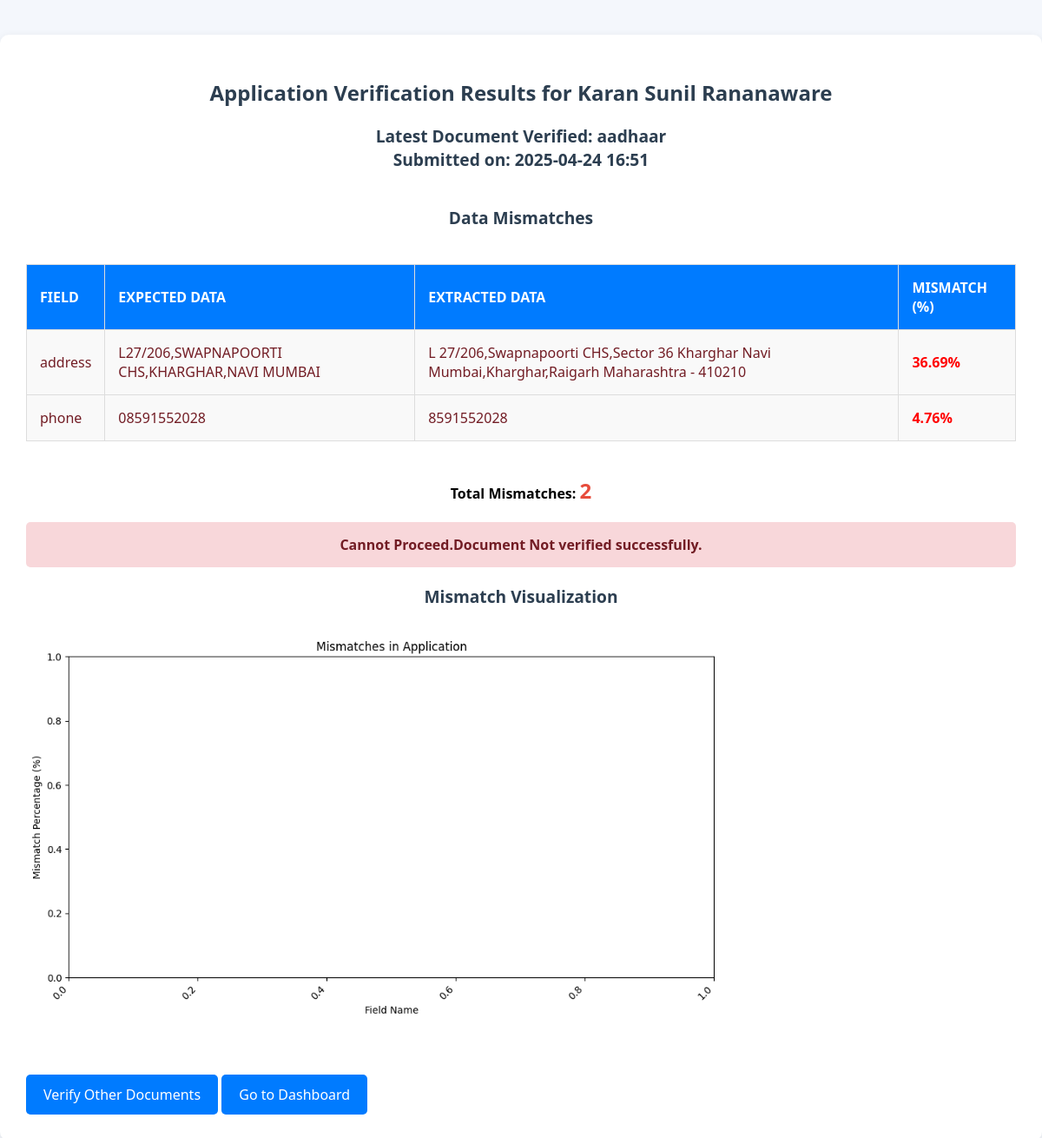
Page /results/1/ (signed in) on the committed database.
### rac_idp/models.py (models this page shows, shortened)
class Applicant(models.Model):
    user = models.OneToOneField(User, on_delete=models.CASCADE)
    name = models.CharField(max_length=255, null=True, blank=True)
    name_devnagiri = models.CharField(max_length=255, null=True, blank=True)
    date_of_birth = models.DateField(null=True, blank=True)
    phone = models.CharField(max_length=15, null=True, blank=True)
    address = models.TextField(null=True, blank=True)
    caste_category = models.CharField(max_length=10, null=True, blank=True)
    aadhar_number = models.CharField(max_length=12, unique=True, null=True, blank=True)
    state = models.CharField(max_length=100, null=True, blank=True)
    district = models.CharField(max_length=100, null=True, blank=True)
    tehsil_taluka = models.CharField(max_length=100, null=True, blank=True)
    pincode = models.CharField(max_length=10, null=True, blank=True)
    ews_certificate_number = models.CharField(max_length=50, null=True, blank=True)
    ews_issuing_authority = models.CharField(max_length=100, null=True, blank=True)
    ews_date_of_issue = models.DateField(null=True, blank=True)
    ews_validity_period = models.DateField(null=True, blank=True)
    ews_family_income = models.DecimalField(max_digits=10, decimal_places=2, null=True, blank=True)
    ews_family_assets = models.TextField(null=True, blank=True)
    ews_certificate_document = models.FileField(upload_to="documents/ews/", null=True, blank=True)
    caste_certificate_number = models.CharField(max_length=50, null=True, blank=True)
    caste_issuing_authority = models.CharField(max_length=100, null=True, blank=True)
    caste_date_of_issue = models.DateField(null=True, blank=True)
    caste_validity_period = models.DateField(null=True, blank=True)
    caste_certificate_document = models.FileField(upload_to="documents/caste/", null=True, blank=True)
    income_certificate_number = models.CharField(max_length=50, null=True, blank=True)
    income_issuing_authority = models.CharField(max_length=100, null=True, blank=True)
    income_date_of_issue = models.DateField(null=True, blank=True)
    income_validity_period = models.DateField(null=True, blank=True)
    annual_family_income = models.DecimalField(max_digits=10, decimal_places=2, null=True, blank=True)
    income_certificate_document = models.FileField(upload_to="documents/income/", null=True, blank=True)
    university = models.CharField(max_length=255, null=True, blank=True)
    course = models.CharField(max_length=255, null=True, blank=True)
    year_of_passing = models.IntegerField(null=True)
    percentage = models.FloatField(null=True, blank=True)
    marksheet_document = models.FileField(upload_to="documents/marksheet/", null=True, blank=True)
    aadhaar_document = models.FileField(upload_to="documents/aadhaar/", null=True, blank=True)

class ApplicationResult(models.Model):
    DOCUMENT_TYPE_CHOICES = [
        ('aadhaar', 'Aadhaar'),
        ('marksheet', 'Marksheet'),
        ('ews', 'EWS Certificate'),
        ('income', 'Income Certificate'),
        ('caste', 'Caste Certificate'),
    ]
    applicant = models.ForeignKey(Applicant, on_delete=models.CASCADE)
    application_date = models.DateTimeField(auto_now_add=True)
    document_type = models.CharField(max_length=50, choices=DOCUMENT_TYPE_CHOICES)
    extracted_data = models.JSONField(null=True, blank=True)
    expected_json = models.JSONField(null=True, blank=True)
    mismatches = models.JSONField(null=True, blank=True)
    mismatch_percentage = models.FloatField(null=True, blank=True)
    mismatch_plot_path = models.CharField(max_length=255, null=True, blank=True)
    timestamp = models.DateTimeField(auto_now_add=True)

### rac_idp/views.py (the view, shortened to what this page needs)
# urls.py: path("results/<int:applicant_id>/", views.applicant_results, name="applicant_results"),
@login_required
def applicant_results(request, applicant_id):
    applicant = get_object_or_404(Applicant, id=applicant_id, user=request.user)
    application_result = ApplicationResult.objects.filter(applicant_id=applicant_id).order_by('-timestamp').first()
    extracted_data = json.loads(application_result.extracted_data) if application_result.extracted_data else {}
    expected_data = json.loads(application_result.expected_json) if application_result.expected_json else {}
    mismatches = json.loads(application_result.mismatches) if application_result.mismatches else {}
    formatted_mismatches = []
    for field, details in mismatches.get("mismatches", {}).items():
        formatted_mismatches.append({
            "field": field,
            "expected": details.get("Expected", ""),
            "extracted": details.get("Extracted", ""),
            "mismatch_percentage": details.get("Mismatch %", 0),
        })
    mismatch_plot_url = None
    if mismatches:
        mismatch_plot_path = visualize_mismatches(mismatches, applicant.id)
        if mismatch_plot_path:
            mismatch_plot_url = settings.MEDIA_URL + os.path.basename(mismatch_plot_path)
            application_result.mismatch_plot_path = mismatch_plot_url
            application_result.save()
    return render(request, "results.html", {
        "applicant": applicant,
        "application_results": [application_result],  # Use list to keep template logic simple
        "formatted_mismatches": formatted_mismatches,
        "mismatch_plot_path": mismatch_plot_url,
    })

### rac_idp/templates/results.html (shortened to what this page needs)
<!DOCTYPE html>
<html lang="en">
<head>
</head>
<body>
     <div class="container">
        <h2>Application Verification Results for {{ applicant.name }}</h2>
        {% if application_results %}
            <div class="section">
                <h3>Latest Document Verified: {{ application_results.0.document_type }} <br> Submitted on: {{ application_results.0.timestamp|date:"Y-m-d H:i" }}</h3>
            </div>
            <div class="section">
                <h3>Data Mismatches</h3>
                <div class="table-container">
                    <table>
                        <thead>
                            <tr>
                                <th>Field</th>
                                <th>Expected Data</th>
                                <th>Extracted Data</th>
                                <th>Mismatch (%)</th>
                            </tr>
                        </thead>
                        <tbody>
                            {% for mismatch in formatted_mismatches %}
                                <tr class="{% if mismatch.mismatch_percentage > 0 %} mismatched {% else %} matched {% endif %}">
                                    <td>{{ mismatch.field }}</td>
                                    <td>{{ mismatch.expected }}</td>
                                    <td>{{ mismatch.extracted }}</td>
                                    <td>
                                        {% if mismatch.mismatch_percentage > 0 %}
                                            <strong style="color: red;">{{ mismatch.mismatch_percentage }}%</strong>
                                        {% else %}
                                            <strong style="color: green;">0% (Matched)</strong>
                                        {% endif %}
                                    </td>
                                </tr>
                            {% endfor %}
                        </tbody>
                    </table>
                </div>
            </div>
            {% if formatted_mismatches %}
                <div class="mismatch-summary">
                    <p>Total Mismatches: <span>{{ formatted_mismatches|length }}</span></p>
                    <div class="alert">
                        Cannot Proceed.Document Not verified successfully.
                    </div>
                </div>
            {% else %}
                <div class="alert">
                    No mismatches found. All data matched successfully!
                </div>
                <a href="#" class="button">Proceed</a>
            {% endif %}
            <div class="section">
                <h3>Mismatch Visualization</h3>
                {% if mismatch_plot_path %}
                    <img src="{{ mismatch_plot_path }}" alt="Mismatch Chart">
                {% else %}
                    <p style="text-align: center; color: green;">No visualization needed as all data matched.</p>
                {% endif %}
            </div>
        {% else %}
            <div class="alert">
                No verification results found for this applicant.
            </div>
        {% endif %}
        <a href="{% url 'verify_document' applicant.id %}" class="button">Verify Other Documents</a>
        <a href="{% url 'applicant_dashboard'  %}" class="button">Go to Dashboard</a>
    </div>
</body>
</html>

### rac_idp/templates/results.html (style rules this page uses)
body { font-family: 'Segoe UI', Tahoma, Geneva, Verdana, sans-serif; margin: 0; padding: 0; background-color: #f4f7fc; }
.container { max-width: 1200px; margin: 40px auto; background: #ffffff; padding: 30px; border-radius: 10px; box-shadow: 0 4px 12px rgba(0, 0, 0, 0.1); }
h2, h3 { color: #2c3e50; text-align: center; }
h3 { margin-top: 20px; font-size: 1.2rem; }
.section { margin-bottom: 40px; }
.table-container { margin-top: 30px; overflow-x: auto; }
table { width: 100%; border-collapse: collapse; margin-top: 10px; }
th, td { padding: 15px; text-align: left; border: 1px solid #ddd; font-size: 1rem; }
th { background-color: #007bff; color: white; text-transform: uppercase; }
td { background-color: #f9f9f9; }
.mismatched { background-color: #f8d7da; color: #721c24; }
.mismatch-summary { margin-top: 30px; text-align: center; font-weight: bold; }
.mismatch-summary span { font-size: 1.5rem; color: #e74c3c; }
.button { display: inline-block; padding: 12px 20px; margin-top: 20px; background-color: #007bff; color: white; text-decoration: none; border-radius: 5px; text-align: center; font-size: 1rem; }
img { width: 100%; max-width: 800px; margin-top: 30px; display: block; border-radius: 8px; }
.alert { background-color: #f8d7da; color: #721c24; padding: 15px; border-radius: 5px; text-align: center; margin-top: 20px; }

### rows in the picture
Applicant: name "Karan Sunil Rananaware"
ApplicationResult: document_type "aadhaar", timestamp "2025-04-24 16:51", mismatch_plot_path (picture)

### other values in the picture
{{ mismatch.field }} "address" "phone"
{{ mismatch.expected }} "L27/206,SWAPNAPOORTI CHS,KHARGHAR,NAVI MUMBAI" "08591552028"
{{ mismatch.extracted }} "L 27/206,Swapnapoorti CHS,Sector 36 Kharghar Navi Mumbai,Kharghar,Raigarh Maharashtra - 410210" "8591552028"
{{ mismatch.mismatch_percentage }} "36.69" "4.76"
